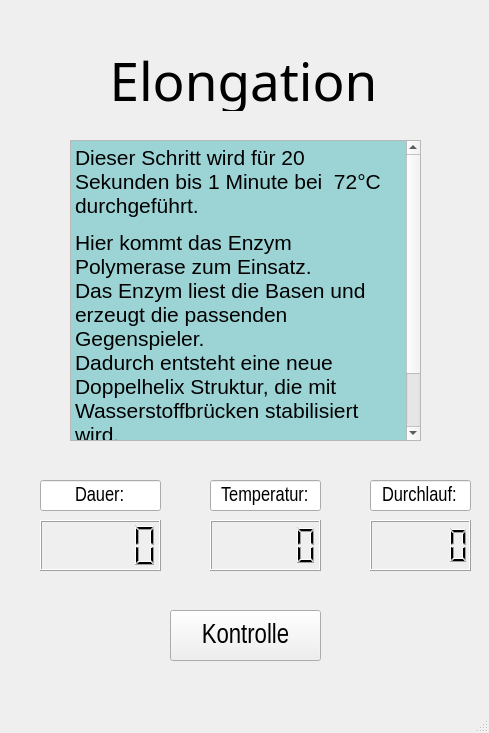
<?xml version="1.0" encoding="UTF-8"?>
<ui version="4.0">
 <class>AblaufWindowElong</class>
 <widget class="QMainWindow" name="AblaufWindowElong">
  <property name="geometry">
   <rect>
    <x>0</x>
    <y>0</y>
    <width>489</width>
    <height>733</height>
   </rect>
  </property>
  <property name="windowTitle">
   <string>Elongation</string>
  </property>
  <widget class="QWidget" name="centralwidget">
   <widget class="QTextEdit" name="textEdit">
    <property name="geometry">
     <rect>
      <x>70</x>
      <y>140</y>
      <width>351</width>
      <height>301</height>
     </rect>
    </property>
    <property name="readOnly">
     <bool>true</bool>
    </property>
    <property name="html">
     <string>&lt;!DOCTYPE HTML PUBLIC &quot;-//W3C//DTD HTML 4.0//EN&quot; &quot;http://www.w3.org/TR/REC-html40/strict.dtd&quot;&gt;
&lt;html&gt;&lt;head&gt;&lt;meta name=&quot;qrichtext&quot; content=&quot;1&quot; /&gt;&lt;meta charset=&quot;utf-8&quot; /&gt;&lt;style type=&quot;text/css&quot;&gt;
p, li { white-space: pre-wrap; }
hr { height: 1px; border-width: 0; }
li.unchecked::marker { content: &quot;\2610&quot;; }
li.checked::marker { content: &quot;\2612&quot;; }
&lt;/style&gt;&lt;/head&gt;&lt;body style=&quot; font-family:'Segoe UI'; font-size:9pt; font-weight:400; font-style:normal;&quot; bgcolor=&quot;#9cd4d6&quot;&gt;
&lt;p style=&quot; margin-top:12px; margin-bottom:12px; margin-left:0px; margin-right:0px; -qt-block-indent:0; text-indent:0px;&quot;&gt;&lt;span style=&quot; font-family:'Arial Narrow','sans-serif'; font-size:16pt;&quot;&gt;Dieser Schritt wird für 20 Sekunden bis 1 Minute bei  72°C durchgeführt. &lt;/span&gt;&lt;/p&gt;
&lt;p style=&quot; margin-top:12px; margin-bottom:12px; margin-left:0px; margin-right:0px; -qt-block-indent:0; text-indent:0px;&quot;&gt;&lt;span style=&quot; font-family:'Arial Narrow','sans-serif'; font-size:16pt;&quot;&gt;Hier kommt das Enzym Polymerase zum Einsatz. &lt;br /&gt;Das Enzym liest die Basen und erzeugt die passenden Gegenspieler. &lt;br /&gt;Dadurch entsteht eine neue Doppelhelix Struktur, die mit Wasserstoffbrücken stabilisiert wird. &lt;/span&gt;&lt;/p&gt;
&lt;p style=&quot; margin-top:12px; margin-bottom:12px; margin-left:0px; margin-right:0px; -qt-block-indent:0; text-indent:0px;&quot;&gt;&lt;span style=&quot; font-family:'Arial Narrow','sans-serif'; font-size:16pt;&quot;&gt;Diese passiert kann nur von 3‘ zu 5‘ passieren.&lt;/span&gt;&lt;span style=&quot; font-family:'Arrial Narrow'; font-size:16pt;&quot;&gt; &lt;/span&gt;&lt;/p&gt;&lt;/body&gt;&lt;/html&gt;</string>
    </property>
   </widget>
   <widget class="QLabel" name="label">
    <property name="geometry">
     <rect>
      <x>-2</x>
      <y>50</y>
      <width>491</width>
      <height>61</height>
     </rect>
    </property>
    <property name="font">
     <font>
      <family>Tw Cen MT</family>
      <pointsize>40</pointsize>
      <bold>false</bold>
     </font>
    </property>
    <property name="text">
     <string>Elongation</string>
    </property>
    <property name="alignment">
     <set>Qt::AlignCenter</set>
    </property>
   </widget>
   <widget class="QPushButton" name="btn_Kontrolle">
    <property name="geometry">
     <rect>
      <x>170</x>
      <y>610</y>
      <width>151</width>
      <height>51</height>
     </rect>
    </property>
    <property name="font">
     <font>
      <family>Arial Narrow</family>
      <pointsize>20</pointsize>
     </font>
    </property>
    <property name="text">
     <string>Kontrolle</string>
    </property>
   </widget>
   <widget class="QLCDNumber" name="DL_zaehler">
    <property name="geometry">
     <rect>
      <x>370</x>
      <y>520</y>
      <width>101</width>
      <height>51</height>
     </rect>
    </property>
   </widget>
   <widget class="QLineEdit" name="DL_line">
    <property name="geometry">
     <rect>
      <x>370</x>
      <y>480</y>
      <width>101</width>
      <height>31</height>
     </rect>
    </property>
    <property name="font">
     <font>
      <family>Arial Narrow</family>
      <pointsize>15</pointsize>
     </font>
    </property>
    <property name="text">
     <string>Durchlauf:</string>
    </property>
    <property name="alignment">
     <set>Qt::AlignCenter</set>
    </property>
    <property name="readOnly">
     <bool>true</bool>
    </property>
   </widget>
   <widget class="QLCDNumber" name="Timer_zaehler">
    <property name="geometry">
     <rect>
      <x>40</x>
      <y>520</y>
      <width>121</width>
      <height>51</height>
     </rect>
    </property>
   </widget>
   <widget class="QLineEdit" name="Dauer_line">
    <property name="geometry">
     <rect>
      <x>40</x>
      <y>480</y>
      <width>121</width>
      <height>31</height>
     </rect>
    </property>
    <property name="font">
     <font>
      <family>Arial Narrow</family>
      <pointsize>15</pointsize>
     </font>
    </property>
    <property name="text">
     <string>Dauer:</string>
    </property>
    <property name="alignment">
     <set>Qt::AlignCenter</set>
    </property>
    <property name="readOnly">
     <bool>true</bool>
    </property>
   </widget>
   <widget class="QLCDNumber" name="temp_sensE">
    <property name="geometry">
     <rect>
      <x>210</x>
      <y>520</y>
      <width>111</width>
      <height>51</height>
     </rect>
    </property>
   </widget>
   <widget class="QLineEdit" name="Temp_line">
    <property name="geometry">
     <rect>
      <x>210</x>
      <y>480</y>
      <width>111</width>
      <height>31</height>
     </rect>
    </property>
    <property name="font">
     <font>
      <family>Arial Narrow</family>
      <pointsize>15</pointsize>
     </font>
    </property>
    <property name="text">
     <string>Temperatur:</string>
    </property>
    <property name="alignment">
     <set>Qt::AlignCenter</set>
    </property>
    <property name="readOnly">
     <bool>true</bool>
    </property>
   </widget>
  </widget>
  <widget class="QMenuBar" name="menubar">
   <property name="geometry">
    <rect>
     <x>0</x>
     <y>0</y>
     <width>489</width>
     <height>22</height>
    </rect>
   </property>
  </widget>
  <widget class="QStatusBar" name="statusbar"/>
 </widget>
 <resources/>
 <connections/>
</ui>
